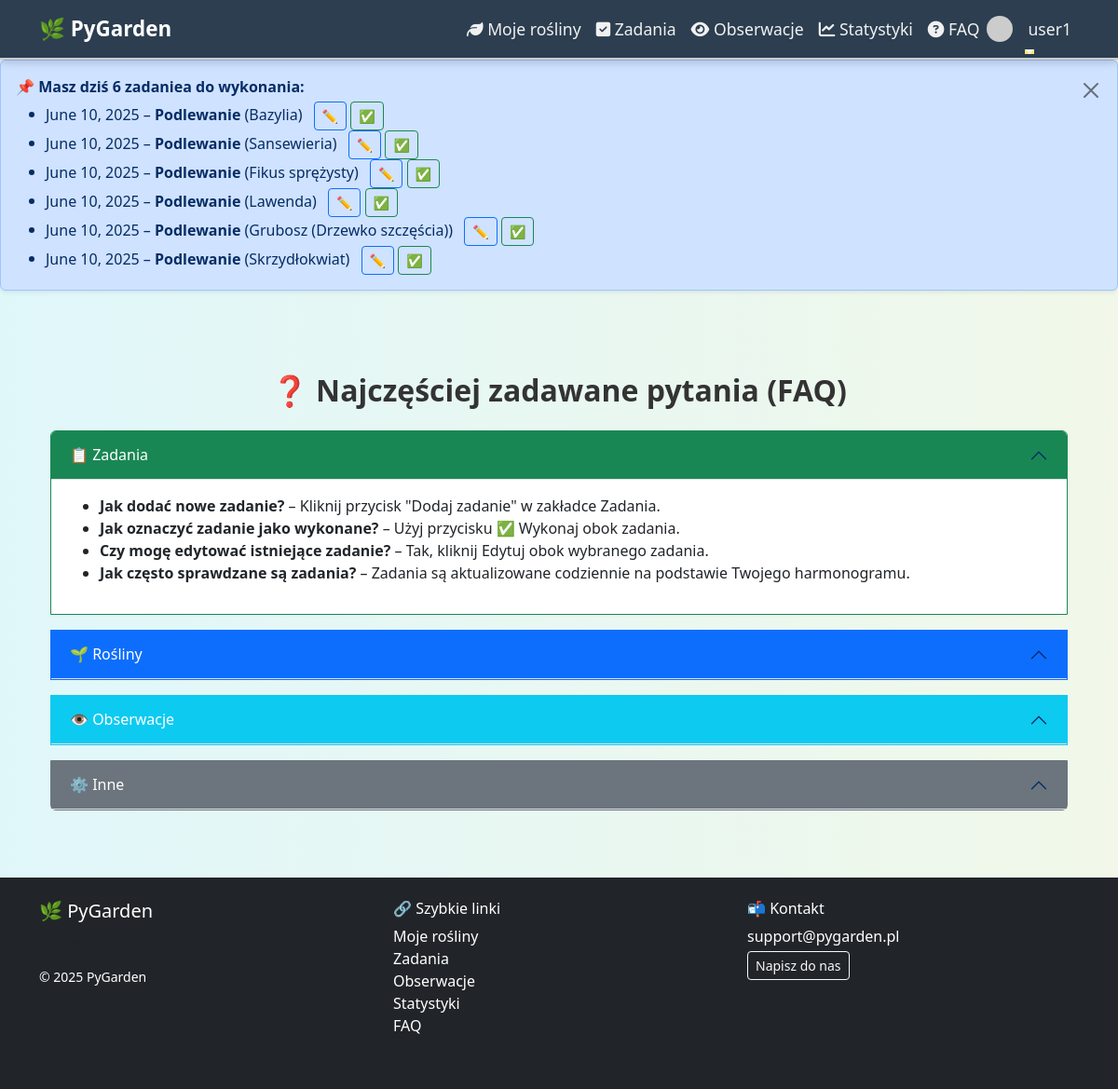
The app's page /faq/ (signed in) with its own data.
### apps/scheduler/models.py (models this page shows, shortened)
class Task(models.Model):
    plant = models.ForeignKey(Plant, on_delete=models.CASCADE, related_name='zadania')
    user = models.ForeignKey(User, on_delete=models.CASCADE, related_name='zadania')
    typ = models.ForeignKey(TaskType, on_delete=models.SET_NULL, null=True)
    opis = models.TextField(blank=True, null=True)
    data = models.DateField()
    wykonane = models.BooleanField(default=False)
    class Meta:
        verbose_name = 'Zadanie'
        verbose_name_plural = 'Zadania'
        ordering = ['data']

class TaskType(models.Model):
    nazwa = models.CharField(max_length=100, unique=True)
    class Meta:
        verbose_name = 'Typ zadania'
        verbose_name_plural = 'Typy zadań'

### apps/plants/models.py (models this page shows, shortened)
class Plant(models.Model):
    LIGHT_CHOICES = [
        ('low', 'Niskie'),
        ('medium', 'Średnie'),
        ('high', 'Wysokie'),
    ]
    user = models.ForeignKey(User, on_delete=models.CASCADE, related_name='plants')
    nazwa = models.CharField(max_length=255)                   # название растения
    gatunek = models.CharField(max_length=255, blank=True)     # «gatunek» = вид (опционально)
    kategoria = models.ForeignKey(
        Category,
        on_delete=models.SET_NULL,
        null=True,
        blank=True
    )                                                         # категория (связь «многие-ко-многим» упрощена)
    zdjecie = models.ImageField(upload_to='plants/%Y/%m/', blank=True, null=True)
    data_dodania = models.DateField(auto_now_add=True)         # дата добавления (автоматически)
    ostatnie_podlanie = models.DateField(null=True, blank=True)  # дата последнего полива
    interwal_podlania = models.PositiveIntegerField(
        default=7,
        help_text='Interwał (w dniach) między podlaniami'
    )
    interwal_nawozenia = models.PositiveIntegerField(
        default=30,
        help_text='Interwał (w dniach) na nawożenie'
    )
    interwal_przesadzania = models.PositiveIntegerField(
        default=365,
        help_text='Interwał (w dniach) na przesadzanie'
    )
    oswietlenie = models.CharField(
        max_length=10,
        choices=LIGHT_CHOICES,
        default='medium'
    )
    ph_min = models.DecimalField(max_digits=4, decimal_places=2, null=True, blank=True)
    ph_max = models.DecimalField(max_digits=4, decimal_places=2, null=True, blank=True)
    uwagi = models.TextField(blank=True, null=True)            # заметки/комментарии
    class Meta:
        verbose_name = 'Roślina'
        verbose_name_plural = 'Rośliny'

### apps/scheduler/context_processors.py (called while the page is built)
def todays_tasks(request):
    if request.user.is_authenticated:
        tasks_today = Task.objects.filter(
            user=request.user,
            data=date.today(),
            wykonane=False
        ).select_related('typ', 'plant')
    else:
        tasks_today = []
    return {'tasks_today': tasks_today}

### templates/faq.html (shortened to what this page needs)
{% extends 'base.html' %}
{% load static %}
{% block content %}
<div class="container my-5">
  <h2 class="fw-bold mb-4 text-center">
    <span class="me-2">❓</span>Najczęściej zadawane pytania (FAQ)
  </h2>
  <div class="accordion" id="faqAccordion">
    <div class="accordion-item border border-success mb-3">
      <h2 class="accordion-header">
        <button class="accordion-button bg-success text-white" type="button" data-bs-toggle="collapse" data-bs-target="#faqTasks">
          📋 Zadania
        </button>
      </h2>
      <div id="faqTasks" class="accordion-collapse collapse show">
        <div class="accordion-body">
          <ul>
            <li><strong>Jak dodać nowe zadanie?</strong> – Kliknij przycisk "Dodaj zadanie" w zakładce Zadania.</li>
            <li><strong>Jak oznaczyć zadanie jako wykonane?</strong> – Użyj przycisku ✅ Wykonaj obok zadania.</li>
            <li><strong>Czy mogę edytować istniejące zadanie?</strong> – Tak, kliknij Edytuj obok wybranego zadania.</li>
            <li><strong>Jak często sprawdzane są zadania?</strong> – Zadania są aktualizowane codziennie na podstawie Twojego harmonogramu.</li>
          </ul>
        </div>
      </div>
    </div>
    <div class="accordion-item border border-primary mb-3">
      <h2 class="accordion-header">
        <button class="accordion-button bg-primary text-white" type="button" data-bs-toggle="collapse" data-bs-target="#faqPlants">
          🌱 Rośliny
        </button>
      </h2>
    </div>
    <div class="accordion-item border border-info mb-3">
      <h2 class="accordion-header">
        <button class="accordion-button bg-info text-white" type="button" data-bs-toggle="collapse" data-bs-target="#faqObservations">
          👁️ Obserwacje
        </button>
      </h2>
    </div>
    <div class="accordion-item border border-secondary mb-3">
      <h2 class="accordion-header">
        <button class="accordion-button bg-secondary text-white" type="button" data-bs-toggle="collapse" data-bs-target="#faqOther">
          ⚙️ Inne
        </button>
      </h2>
    </div>
  </div>
</div>
{% endblock %}

### templates/base.html (shortened to what this page needs)
<!DOCTYPE html>
<html lang="pl">
{% load static %}
<head>
  <link href="https://cdn.jsdelivr.net/npm/bootstrap@5.3.0/dist/css/bootstrap.min.css" rel="stylesheet" />
  <link rel="stylesheet" href="https://cdnjs.cloudflare.com/ajax/libs/font-awesome/6.5.0/css/all.min.css" />
  <link rel="stylesheet" href="{% static 'css/style.css' %}" />
  <link href="https://cdn.jsdelivr.net/npm/fullcalendar@6.1.10/index.global.min.css" rel="stylesheet">
</head>
<body class="d-flex flex-column min-vh-100">
<nav class="navbar navbar-expand-lg navbar-animate sticky-top">
  <div class="container" style="overflow: visible;">
    <a class="navbar-brand" href="{% url 'plants:list' %}">🌿 PyGarden</a>
    <div class="collapse navbar-collapse" id="navbarNav">
      <ul class="navbar-nav ms-auto">
        {% if user.is_authenticated %}
          <li class="nav-item"><a class="nav-link" href="{% url 'plants:list' %}"><i class="fa fa-leaf"></i> Moje rośliny</a></li>
          <li class="nav-item"><a class="nav-link" href="{% url 'tasks:calendar' %}"><i class="fa fa-check-square"></i> Zadania</a></li>
          <li class="nav-item"><a class="nav-link" href="{% url 'observations:list' %}"><i class="fa fa-eye"></i> Obserwacje</a></li>
          <li class="nav-item"><a class="nav-link" href="{% url 'analytics:statistics' %}"><i class="fa fa-chart-line"></i> Statystyki</a></li>
          <li class="nav-item"><a class="nav-link" href="{% url 'faq' %}"><i class="fa fa-question-circle"></i> FAQ</a></li>
          <li class="nav-item dropdown d-flex align-items-center gap-2">
            <img src="https://www.gravatar.com/avatar/?s=28&d=identicon" class="rounded-circle" style="width: 28px; height: 28px;" alt="avatar">
            <a class="nav-link dropdown-toggle" href="#" id="userDropdown" data-bs-toggle="dropdown">{{ user.username }}</a>
          </li>
        {% else %}
          <li class="nav-item"><a class="nav-link" href="{% url 'accounts:login' %}">Zaloguj się</a></li>
          <li class="nav-item"><a class="nav-link" href="{% url 'accounts:register' %}">Rejestracja</a></li>
        {% endif %}
      </ul>
    </div>
  </div>
</nav>
{% if tasks_today %}
<div class="alert alert-primary d-flex justify-content-between align-items-start fade show shadow-sm" role="alert" id="task-alert" style="animation: fade-in 0.5s ease-out;">
  <div>
    <strong>📌 Masz dziś {{ tasks_today|length }} zadanie{{ tasks_today|length|pluralize:"e,a" }} do wykonania:</strong>
    <ul class="mb-0 mt-1">
      {% for task in tasks_today %}
        <li>
          {{ task.data }} – <strong>{{ task.typ.nazwa }}</strong> ({{ task.plant.nazwa }})
          <a href="{% url 'tasks:edit' task.pk %}" class="btn btn-sm btn-outline-primary ms-2">✏️</a>
          {% if not task.wykonane %}
            <a href="{% url 'tasks:mark_done' task.pk %}" class="btn btn-sm btn-outline-success">✅</a>
          {% endif %}
        </li>
      {% endfor %}
    </ul>
  </div>
  <button type="button" class="btn-close ms-3 mt-1" data-bs-dismiss="alert" aria-label="Close"></button>
</div>
{% endif %}
<div class="container py-4 flex-grow-1">
  {% block content %}{% endblock %}
</div>
<footer class="bg-dark text-white mt-auto py-4">
  <div class="container">
    <div class="row">
      <div class="col-md-4 mb-3">
        <h5>🌿 PyGarden</h5>
        <p class="text-muted">Twoje centrum opieki nad roślinami</p>
        <p class="small">&copy; 2025 PyGarden</p>
      </div>
      <div class="col-md-4 mb-3">
        <h6>🔗 Szybkie linki</h6>
        <ul class="list-unstyled">
          <li><a href="{% url 'plants:list' %}" class="text-white text-decoration-none">Moje rośliny</a></li>
          <li><a href="{% url 'tasks:calendar' %}" class="text-white text-decoration-none">Zadania</a></li>
          <li><a href="{% url 'observations:list' %}" class="text-white text-decoration-none">Obserwacje</a></li>
          <li><a href="{% url 'analytics:statistics' %}" class="text-white text-decoration-none">Statystyki</a></li>
          <li><a href="{% url 'faq' %}" class="text-white text-decoration-none">FAQ</a></li>
        </ul>
      </div>
      <div class="col-md-4 mb-3">
        <h6>📬 Kontakt</h6>
        <p class="mb-1">support@pygarden.pl</p>
        <a href="mailto:support@pygarden.pl" class="btn btn-outline-light btn-sm">Napisz do nas</a>
      </div>
    </div>
  </div>
</footer>
</body>
</html>

### static/css/style.css (style rules this page uses)
body { background: linear-gradient(to right, #e0f7fa, #f1f8e9); font-family: 'Segoe UI', sans-serif; color: #333; transition: background-color 0.3s ease, color 0.3s ease; }
h2 { font-weight: 600; }
.navbar { background-color: #2c3e50 !important; box-shadow: 0 2px 10px rgba(0, 0, 0, 0.2); border-bottom: 2px solid #ccc; transition: all 0.4s ease; z-index: 1000; position: relative; }
.navbar-animate { transform: translateY(-100%); opacity: 0; animation: navbarDropIn 0.7s ease-out forwards; }
.navbar .nav-link { color: #f1f1f1 !important; font-weight: 500; font-size: 1.1rem; padding: 0.6rem 1rem; transition: all 0.3s ease; position: relative; }
.navbar .nav-link::after { content: ''; display: block; width: 0; height: 2px; background: #ffe66d; transition: width 0.3s; position: absolute; bottom: -4px; left: 0; }
.navbar .navbar-brand { font-size: 1.4rem; font-weight: bold; color: #ffffff !important; transition: all 0.3s ease; }

### records on screen
Task: data "June 10, 2025", typ.nazwa "Podlewanie", plant.nazwa "Bazylia"
Task: data "June 10, 2025", typ.nazwa "Podlewanie", plant.nazwa "Sansewieria"
Task: data "June 10, 2025", typ.nazwa "Podlewanie", plant.nazwa "Fikus sprężysty"
Task: data "June 10, 2025", typ.nazwa "Podlewanie", plant.nazwa "Lawenda"
Task: data "June 10, 2025", typ.nazwa "Podlewanie", plant.nazwa "Grubosz (Drzewko szczęścia)"
Task: data "June 10, 2025", typ.nazwa "Podlewanie", plant.nazwa "Skrzydłokwiat"

### other values on screen
{{ user.username }} "user1"
{{ tasks_today|length }} "6"
